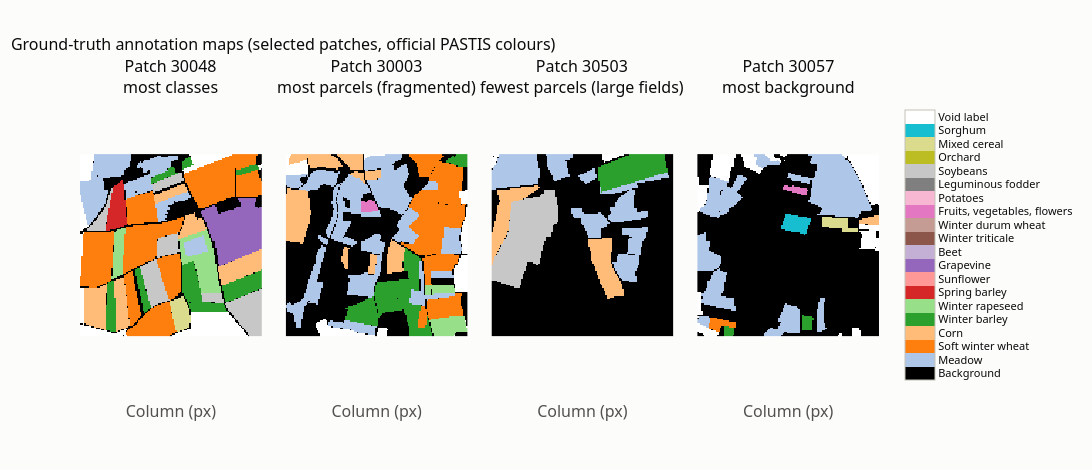

This figure's notebook cell:
### Markdown cell above
## 5. Visualisation of selected label (annotation) patches

Four patches are picked deliberately rather than taking the first four IDs, to show the range of landscapes: the most
class-diverse patch, the most fragmented (most parcels), the one with the largest fields (fewest parcels) and the one
most dominated by non-agricultural background. The same four patches are reused for the imagery in Section 6.
Colours follow the official PASTIS legend from the assignment brief (void = white).

### Code cell
patch_stats = pd.DataFrame({
    'n_classes': (counts.drop(columns=19) > 0).sum(axis=1),
    'n_parcels': ds.metadata.set_index('ID_PATCH')['N_Parcel'],
    'background_pct': (100 * counts[0] / counts.sum(axis=1)).round(1),
})
criteria = [
    ('most classes', 'n_classes', False),
    ('most parcels (fragmented)', 'n_parcels', False),
    ('fewest parcels (large fields)', 'n_parcels', True),
    ('most background', 'background_pct', False),
]
sample_ids, sample_reasons = [], []
for reason, column, ascending in criteria:
    pid = next(p for p in patch_stats.sort_values(column, ascending=ascending, kind='stable').index
               if p not in sample_ids)
    sample_ids.append(int(pid))
    sample_reasons.append(reason)
display(patch_stats.loc[sample_ids].assign(selected_for=sample_reasons))

fig = make_subplots(rows=1, cols=len(sample_ids), horizontal_spacing=0.03,
                    subplot_titles=[f'Patch {p}<br>{r}' for p, r in zip(sample_ids, sample_reasons)])
for i, pid in enumerate(sample_ids):
    fig.add_trace(label_heatmap(ds.load_target(pid)[0], showscale=(i == len(sample_ids) - 1)), row=1, col=i + 1)
style_image_axes(fig, reverse_y=True)
fig.update_layout(title='Ground-truth annotation maps (selected patches, official PASTIS colours)', height=470, width=1500)
fig.write_image(f'{FIG_DIR}/sample_label_patches.png', scale=2)
fig.show()

### Figure 1 — Plotly figure (JSON) as saved in the notebook; plotly's stock layout.template omitted (floating-point values rounded to 4 significant figures; data arrays with more than 128 entries replaced by an {"elided": "..."} marker saying what was removed)
{"data": [{"colorbar": {"len": 1, "outlinecolor": "#c3c2b7", "outlinewidth": 1, "tickfont": {"size": 11}, "ticktext": ["Background", "Meadow", "Soft winter wheat", "Corn", "Winter barley", "Winter rapeseed", "Spring barley", "Sunflower", "Grapevine", "Beet", "Winter triticale", "Winter durum wheat", "Fruits, vegetables, flowers", "Potatoes", "Leguminous fodder", "Soybeans", "Orchard", "Mixed cereal", "Sorghum", "Void label"], "tickvals": [0, 1, 2, 3, 4, 5, 6, 7, 8, 9, 10, 11, 12, 13, 14, 15, 16, 17, 18, 19]}, "colorscale": [[0, "#000000"], [0.05, "#000000"], [0.05, "#aec7e8"], [0.1, "#aec7e8"], [0.1, "#ff7f0e"], [0.15, "#ff7f0e"], [0.15, "#ffbb78"], [0.2, "#ffbb78"], [0.2, "#2ca02c"], [0.25, "#2ca02c"], [0.25, "#98df8a"], [0.3, "#98df8a"], [0.3, "#d62728"], [0.35, "#d62728"], [0.35, "#ff9896"], [0.4, "#ff9896"], [0.4, "#9467bd"], [0.45, "#9467bd"], [0.45, "#c5b0d5"], [0.5, "#c5b0d5"], [0.5, "#8c564b"], [0.55, "#8c564b"], [0.55, "#c49c94"], [0.6, "#c49c94"], [0.6, "#e377c2"], [0.65, "#e377c2"], [0.65, "#f7b6d2"], [0.7, "#f7b6d2"], [0.7, "#7f7f7f"], [0.75, "#7f7f7f"], [0.75, "#c7c7c7"], [0.8, "#c7c7c7"], [0.8, "#bcbd22"], [0.85, "#bcbd22"], [0.85, "#dbdb8d"], [0.9, "#dbdb8d"], [0.9, "#17becf"], [0.95, "#17becf"], [0.95, "#ffffff"], [1, "#ffffff"]], "hovertemplate": "row %{y}, col %{x}<br>class %{z}<extra></extra>", "showscale": false, "type": "heatmap", "xaxis": "x", "yaxis": "y", "z": {"elided": "128x128 int values"}, "zmax": 19.5, "zmin": -0.5}, {"colorbar": {"len": 1, "outlinecolor": "#c3c2b7", "outlinewidth": 1, "tickfont": {"size": 11}, "ticktext": ["Background", "Meadow", "Soft winter wheat", "Corn", "Winter barley", "Winter rapeseed", "Spring barley", "Sunflower", "Grapevine", "Beet", "Winter triticale", "Winter durum wheat", "Fruits, vegetables, flowers", "Potatoes", "Leguminous fodder", "Soybeans", "Orchard", "Mixed cereal", "Sorghum", "Void label"], "tickvals": [0, 1, 2, 3, 4, 5, 6, 7, 8, 9, 10, 11, 12, 13, 14, 15, 16, 17, 18, 19]}, "colorscale": [[0, "#000000"], [0.05, "#000000"], [0.05, "#aec7e8"], [0.1, "#aec7e8"], [0.1, "#ff7f0e"], [0.15, "#ff7f0e"], [0.15, "#ffbb78"], [0.2, "#ffbb78"], [0.2, "#2ca02c"], [0.25, "#2ca02c"], [0.25, "#98df8a"], [0.3, "#98df8a"], [0.3, "#d62728"], [0.35, "#d62728"], [0.35, "#ff9896"], [0.4, "#ff9896"], [0.4, "#9467bd"], [0.45, "#9467bd"], [0.45, "#c5b0d5"], [0.5, "#c5b0d5"], [0.5, "#8c564b"], [0.55, "#8c564b"], [0.55, "#c49c94"], [0.6, "#c49c94"], [0.6, "#e377c2"], [0.65, "#e377c2"], [0.65, "#f7b6d2"], [0.7, "#f7b6d2"], [0.7, "#7f7f7f"], [0.75, "#7f7f7f"], [0.75, "#c7c7c7"], [0.8, "#c7c7c7"], [0.8, "#bcbd22"], [0.85, "#bcbd22"], [0.85, "#dbdb8d"], [0.9, "#dbdb8d"], [0.9, "#17becf"], [0.95, "#17becf"], [0.95, "#ffffff"], [1, "#ffffff"]], "hovertemplate": "row %{y}, col %{x}<br>class %{z}<extra></extra>", "showscale": false, "type": "heatmap", "xaxis": "x2", "yaxis": "y2", "z": {"elided": "128x128 int values"}, "zmax": 19.5, "zmin": -0.5}, {"colorbar": {"len": 1, "outlinecolor": "#c3c2b7", "outlinewidth": 1, "tickfont": {"size": 11}, "ticktext": ["Background", "Meadow", "Soft winter wheat", "Corn", "Winter barley", "Winter rapeseed", "Spring barley", "Sunflower", "Grapevine", "Beet", "Winter triticale", "Winter durum wheat", "Fruits, vegetables, flowers", "Potatoes", "Leguminous fodder", "Soybeans", "Orchard", "Mixed cereal", "Sorghum", "Void label"], "tickvals": [0, 1, 2, 3, 4, 5, 6, 7, 8, 9, 10, 11, 12, 13, 14, 15, 16, 17, 18, 19]}, "colorscale": [[0, "#000000"], [0.05, "#000000"], [0.05, "#aec7e8"], [0.1, "#aec7e8"], [0.1, "#ff7f0e"], [0.15, "#ff7f0e"], [0.15, "#ffbb78"], [0.2, "#ffbb78"], [0.2, "#2ca02c"], [0.25, "#2ca02c"], [0.25, "#98df8a"], [0.3, "#98df8a"], [0.3, "#d62728"], [0.35, "#d62728"], [0.35, "#ff9896"], [0.4, "#ff9896"], [0.4, "#9467bd"], [0.45, "#9467bd"], [0.45, "#c5b0d5"], [0.5, "#c5b0d5"], [0.5, "#8c564b"], [0.55, "#8c564b"], [0.55, "#c49c94"], [0.6, "#c49c94"], [0.6, "#e377c2"], [0.65, "#e377c2"], [0.65, "#f7b6d2"], [0.7, "#f7b6d2"], [0.7, "#7f7f7f"], [0.75, "#7f7f7f"], [0.75, "#c7c7c7"], [0.8, "#c7c7c7"], [0.8, "#bcbd22"], [0.85, "#bcbd22"], [0.85, "#dbdb8d"], [0.9, "#dbdb8d"], [0.9, "#17becf"], [0.95, "#17becf"], [0.95, "#ffffff"], [1, "#ffffff"]], "hovertemplate": "row %{y}, col %{x}<br>class %{z}<extra></extra>", "showscale": false, "type": "heatmap", "xaxis": "x3", "yaxis": "y3", "z": {"elided": "128x128 int values"}, "zmax": 19.5, "zmin": -0.5}, {"colorbar": {"len": 1, "outlinecolor": "#c3c2b7", "outlinewidth": 1, "tickfont": {"size": 11}, "ticktext": ["Background", "Meadow", "Soft winter wheat", "Corn", "Winter barley", "Winter rapeseed", "Spring barley", "Sunflower", "Grapevine", "Beet", "Winter triticale", "Winter durum wheat", "Fruits, vegetables, flowers", "Potatoes", "Leguminous fodder", "Soybeans", "Orchard", "Mixed cereal", "Sorghum", "Void label"], "tickvals": [0, 1, 2, 3, 4, 5, 6, 7, 8, 9, 10, 11, 12, 13, 14, 15, 16, 17, 18, 19]}, "colorscale": [[0, "#000000"], [0.05, "#000000"], [0.05, "#aec7e8"], [0.1, "#aec7e8"], [0.1, "#ff7f0e"], [0.15, "#ff7f0e"], [0.15, "#ffbb78"], [0.2, "#ffbb78"], [0.2, "#2ca02c"], [0.25, "#2ca02c"], [0.25, "#98df8a"], [0.3, "#98df8a"], [0.3, "#d62728"], [0.35, "#d62728"], [0.35, "#ff9896"], [0.4, "#ff9896"], [0.4, "#9467bd"], [0.45, "#9467bd"], [0.45, "#c5b0d5"], [0.5, "#c5b0d5"], [0.5, "#8c564b"], [0.55, "#8c564b"], [0.55, "#c49c94"], [0.6, "#c49c94"], [0.6, "#e377c2"], [0.65, "#e377c2"], [0.65, "#f7b6d2"], [0.7, "#f7b6d2"], [0.7, "#7f7f7f"], [0.75, "#7f7f7f"], [0.75, "#c7c7c7"], [0.8, "#c7c7c7"], [0.8, "#bcbd22"], [0.85, "#bcbd22"], [0.85, "#dbdb8d"], [0.9, "#dbdb8d"], [0.9, "#17becf"], [0.95, "#17becf"], [0.95, "#ffffff"], [1, "#ffffff"]], "hovertemplate": "row %{y}, col %{x}<br>class %{z}<extra></extra>", "showscale": true, "type": "heatmap", "xaxis": "x4", "yaxis": "y4", "z": {"elided": "128x128 int values"}, "zmax": 19.5, "zmin": -0.5}], "layout": {"annotations": [{"font": {"size": 16}, "showarrow": false, "text": "Patch 30048<br>most classes", "x": 0.1138, "xanchor": "center", "xref": "paper", "y": 1, "yanchor": "bottom", "yref": "paper"}, {"font": {"size": 16}, "showarrow": false, "text": "Patch 30003<br>most parcels (fragmented)", "x": 0.3712, "xanchor": "center", "xref": "paper", "y": 1, "yanchor": "bottom", "yref": "paper"}, {"font": {"size": 16}, "showarrow": false, "text": "Patch 30503<br>fewest parcels (large fields)", "x": 0.6288, "xanchor": "center", "xref": "paper", "y": 1, "yanchor": "bottom", "yref": "paper"}, {"font": {"size": 16}, "showarrow": false, "text": "Patch 30057<br>most background", "x": 0.8862, "xanchor": "center", "xref": "paper", "y": 1, "yanchor": "bottom", "yref": "paper"}], "height": 470, "title": {"text": "Ground-truth annotation maps (selected patches, official PASTIS colours)"}, "width": 1500, "xaxis": {"anchor": "y", "domain": [0, 0.2275], "showgrid": false, "showline": false, "showticklabels": false, "title": {"text": "Column (px)"}, "zeroline": false}, "xaxis2": {"anchor": "y2", "domain": [0.2575, 0.485], "showgrid": false, "showline": false, "showticklabels": false, "title": {"text": "Column (px)"}, "zeroline": false}, "xaxis3": {"anchor": "y3", "domain": [0.515, 0.7425], "showgrid": false, "showline": false, "showticklabels": false, "title": {"text": "Column (px)"}, "zeroline": false}, "xaxis4": {"anchor": "y4", "domain": [0.7725, 1], "showgrid": false, "showline": false, "showticklabels": false, "title": {"text": "Column (px)"}, "zeroline": false}, "yaxis": {"anchor": "x", "autorange": "reversed", "domain": [0, 1], "scaleanchor": "x", "showgrid": false, "showline": false, "showticklabels": false, "zeroline": false}, "yaxis2": {"anchor": "x2", "autorange": "reversed", "domain": [0, 1], "scaleanchor": "x2", "showgrid": false, "showline": false, "showticklabels": false, "zeroline": false}, "yaxis3": {"anchor": "x3", "autorange": "reversed", "domain": [0, 1], "scaleanchor": "x3", "showgrid": false, "showline": false, "showticklabels": false, "zeroline": false}, "yaxis4": {"anchor": "x4", "autorange": "reversed", "domain": [0, 1], "scaleanchor": "x4", "showgrid": false, "showline": false, "showticklabels": false, "zeroline": false}}}
